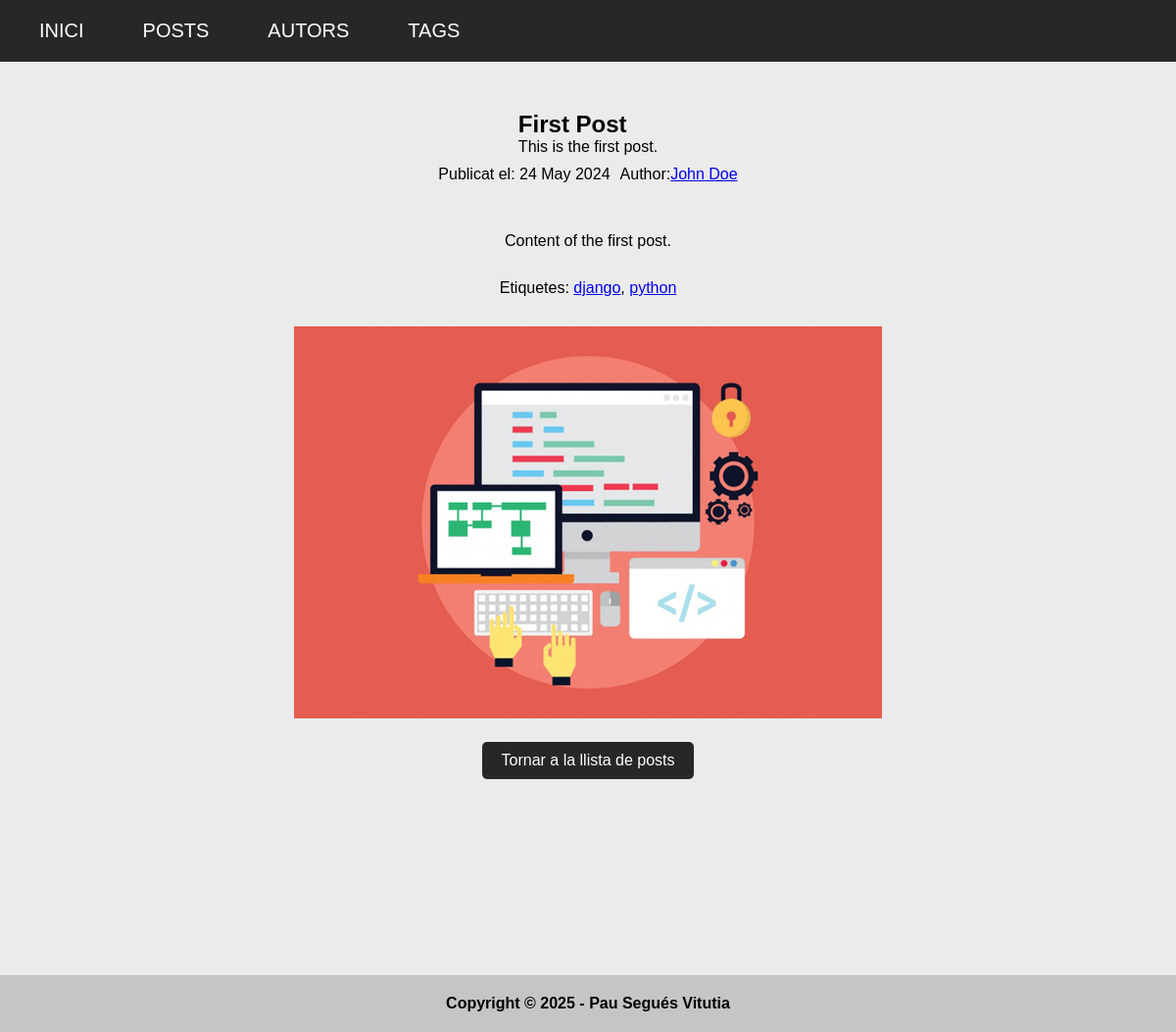
Page /post/first-post/ on the committed database.
### blog/models.py (models this page shows, shortened)
class Post(models.Model):
    title = models.CharField(max_length=100)
    excerpt = models.TextField()
    image_name = models.CharField(max_length=100)
    date = models.DateField()
    slug = models.SlugField(unique=True)
    content = models.TextField()
    author = models.ForeignKey(Author, on_delete=models.CASCADE, related_name="posts")
    tags = models.ManyToManyField(Tag, related_name="posts")

class Author(models.Model):
    first_name = models.CharField(max_length=50)
    last_name = models.CharField(max_length=50)
    email = models.EmailField()
    def __str__(self):
        return f"{self.first_name} {self.last_name}"

class Tag(models.Model):
    tag = models.CharField(max_length=50)

### blog/views.py (the view)
# urls.py: path('post/<slug:slug>/', views.post_detail, name='post-detail'),
def post_detail(request, slug):
    try:
        post = Post.objects.get(slug=slug)
        return render(request, "blog/post_detail.html", {"post": post})
    except:
        return render(request, "blog/404.html", status=404)

### blog/templates/blog/post_detail.html (shortened to what this page needs)
{% extends 'blog/base.html' %}
{% load static %}
{% block content %}
    <section class="details-section">
        <div class="post-title">
            <h1>{{ post.title }}</h1>
            <p>{{ post.excerpt }}</p>
        </div>
        <div class="date-author">
            <p class="date">Publicat el: {{ post.date|date:"d M Y" }}</p>
            <p>Author: </p>
            <a href="{% url 'author-detail' post.author.first_name post.author.last_name %}">{{ post.author }}</a>
        </div>
        <div class="content-div">
            <p>{{ post.content }}</p>
        </div>
        <div class="tag-div">
            <p>Etiquetes:
                {% for tag in post.tags.all %}
                    <a href="{% url 'tag-detail' tag.tag %}">{{ tag.tag }}</a>{% if not forloop.last %}, {% endif %}
                {% endfor %}
            </p>
        </div>
        <div>
            <img src="{% static 'blog/images/' %}{{ post.image_name }}" alt="{{ post.title }}" class="img-post">
        </div>
               <a href="{% url 'post_list' %}" class="button"> Tornar a la llista de posts</a>
    </section>
{% endblock %}

### blog/static/blog/style.css (style rules this page uses)
* { box-sizing: border-box; margin: 0; padding: 0; }
body { font-family: Arial, sans-serif; background-color: #ebebeb; }
.button { background-color: #272727; color: white; padding: 10px 20px; border: none; border-radius: 5px; cursor: pointer; text-decoration: none; }
.details-section { display: flex; flex-direction: column; align-items: center; margin-top: 50px; }
.date-author { display: flex; margin-bottom: 50px; }
.date-author .date { margin-right: 10px; }
.post-title { margin-bottom: 10px; }
.img-post { width: 100%; height: auto; margin-bottom: 20px; }
.content-div { margin-bottom: 30px; }
.tag-div { margin-bottom: 30px; }

### rows in the picture
Post: title "First Post", excerpt "This is the first post.", date "24 May 2024", author "John Doe", content "Content of the first post.", image_name (picture)
Tag: tag "django"
Tag: tag "python"
